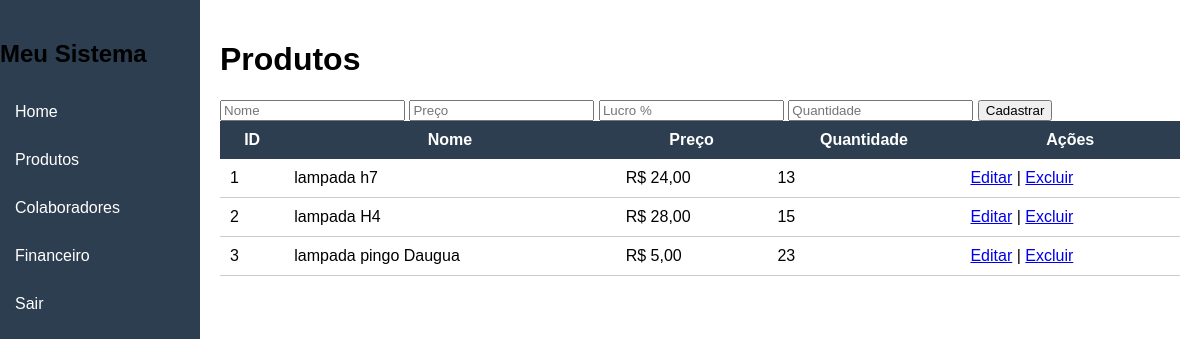
/produtos (signed in), run on an earlier commit of the app's database.
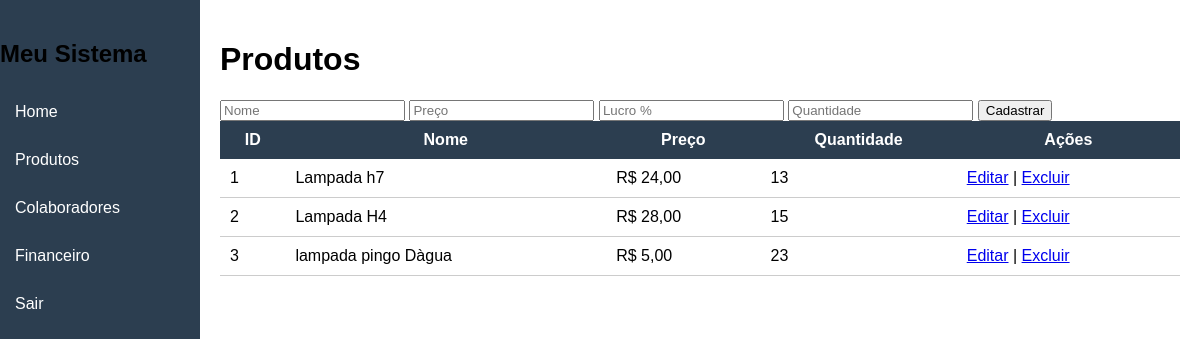
And on a later commit of the database.
### tables this page shows
CREATE TABLE produtos (
        id INTEGER PRIMARY KEY AUTOINCREMENT,
        nome TEXT,
        preco TEXT,
        quantidade INTEGER
    );

### app.py (the view, shortened to what this page needs)
@app.route("/produtos", methods=["GET", "POST"])
def produtos():
    if "logado" not in session:
        return redirect("/login")
    con = conectar()
    cur = con.cursor()
    cur.execute("SELECT * FROM produtos")
    produtos = cur.fetchall()
    con.close()
    return render_template("produtos.html", produtos=produtos)

### app.py (called while the page is built)
def conectar():
    caminho = os.path.join(base_dir, "banco.db")
    return sqlite3.connect(caminho)

### templates/produtos.html (shortened to what this page needs)
<!DOCTYPE html>
<html lang="pt-br">
<head>
    <link rel="stylesheet" href="/static/css/estilo.css">
</head>
<body>
<div class="sidebar">
    <h2>Meu Sistema</h2>
    <a href="{{ url_for('home') }}">Home</a>
    <a href="{{ url_for('produtos') }}">Produtos</a>
    <a href="{{ url_for('colaborador') }}">Colaboradores</a>
    <a href="{{ url_for('financeiro') }}">Financeiro</a>
    <a href="{{ url_for('logout') }}">Sair</a>
</div>
<div class="content">
    <h1>Produtos</h1>
    <form method="POST">
        <input type="text" name="nome" placeholder="Nome" required>
        <input type="number" step="0.01" name="preco_compra" placeholder="Preço" required>
        <input type="number" name="porcentagem" placeholder="Lucro %" required>
        <input type="number" name="quantidade" placeholder="Quantidade" required>
        <button type="submit">Cadastrar</button>
    </form>
    <table>
        <tr>
            <th>ID</th>
            <th>Nome</th>
            <th>Preço</th>
            <th>Quantidade</th>
            <th>Ações</th>
        </tr>
        {% for p in produtos %}
        <tr>
            <td>{{ p[0] }}</td>
            <td>{{ p[1] }}</td>
            <td>R$ {{ p[2] }}</td>
            <td>{{ p[3] }}</td>
            <td>
                <a href="/editar/{{ p[0] }}">Editar</a> |
                <a href="/excluir/{{ p[0] }}">Excluir</a>
            </td>
        </tr>
        {% endfor %}
    </table>
</div>
</body>
</html>

What changed in the data, as far as the page shows it:
changed produtos id 1: nome "lampada h7" → "Lampada h7"
changed produtos id 2: nome "lampada H4" → "Lampada H4"
changed produtos id 3: nome "lampada pingo Daugua" → "lampada pingo Dàgua"
